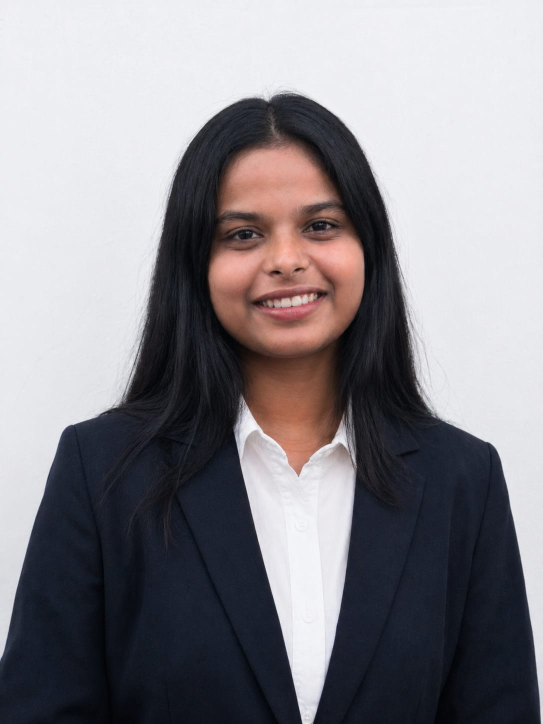
#> input picture Prelab/sample.jpeg, 1086 x 1448 px, found by its file name (shown at 1/2 size)
$ jupyter execute Practical2_MV_CM23004.ipynb   (shell and % lines are left out)
#> lines starting #> are read from the running program, lines starting #| are printed output that depends on the picture; after the words box and inside, x2 and y2 are one past the last pixel; in counts of white or black regions, pixels touching at a corner belong together
<a href="https://colab.research.google.com/github/kanchan874/Machine_vision/blob/main/Practical2_MV_CM23004.ipynb" target="_parent"></a>

[cell 1]
import cv2
import numpy as np
import matplotlib.pyplot as plt
from google.colab import files

[cell 2]
uploaded = files.upload()
#> the answer given: sample.jpeg

[cell 3]
filename = list(uploaded.keys())[0]

img = cv2.imread(filename)
#> img is the input picture: shape (1448, 1086, 3); mean B, G, R 139, 133.9, 136.7
img = cv2.cvtColor(img, cv2.COLOR_BGR2RGB)

plt.figure(figsize=(6,6))
plt.imshow(img)
plt.title("Original Image")
plt.axis("off")
plt.show()

[cell 4]
scaled = cv2.resize(img, None, fx=1.5, fy=1.5)

plt.figure(figsize=(6,6))
plt.imshow(scaled)
plt.title("Scaled Image (1.5x)")
plt.axis("off")
plt.show()

[cell 5]
h, w = img.shape[:2]
#> h = 1448; w = 1086

center = (w//2, h//2)
#> center = (543, 724)

rotation_matrix = cv2.getRotationMatrix2D(center, 30, 1)

rotated = cv2.warpAffine(img, rotation_matrix, (w, h))
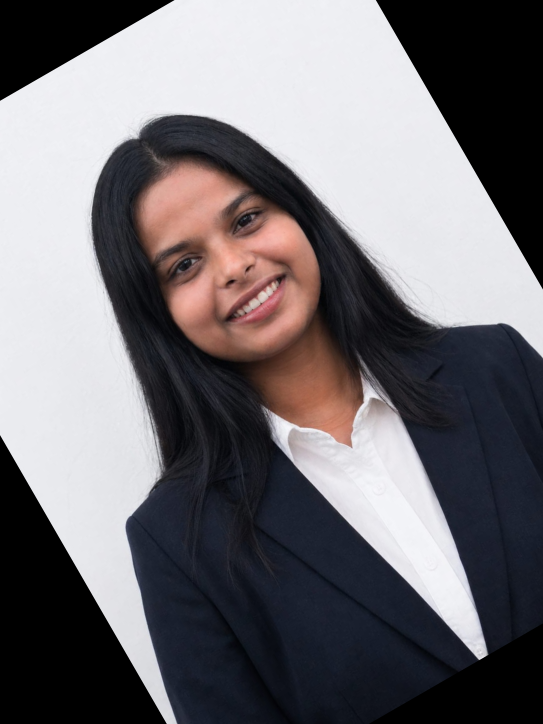
#> rotated: shape (1448, 1086, 3) (shown at 1/2 size); mean R, G, B 112.7, 109.6, 113.6

plt.figure(figsize=(6,6))
plt.imshow(rotated)
plt.title("Rotated Image (30°)")
plt.axis("off")
plt.show()

[cell 6]
rows, cols = img.shape[:2]
#> rows = 1448; cols = 1086

pts1 = np.float32([[300,150],
                   [900,200],
                   [350,700]])

pts2 = np.float32([[250,200],
                   [950,150],
                   [450,750]])

matrix = cv2.getAffineTransform(pts1, pts2)

affine = cv2.warpAffine(img, matrix, (cols, rows))
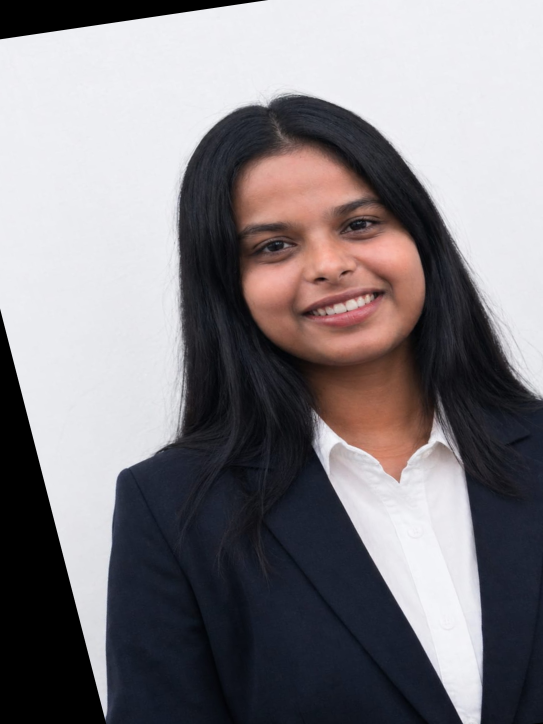
#> affine: shape (1448, 1086, 3) (shown at 1/2 size); mean R, G, B 130.3, 126.3, 130.3

plt.figure(figsize=(6,6))
plt.imshow(affine)
plt.title("Affine Transformation")
plt.axis("off")
plt.show()

[cell 7]
gray = cv2.cvtColor(img, cv2.COLOR_RGB2GRAY)
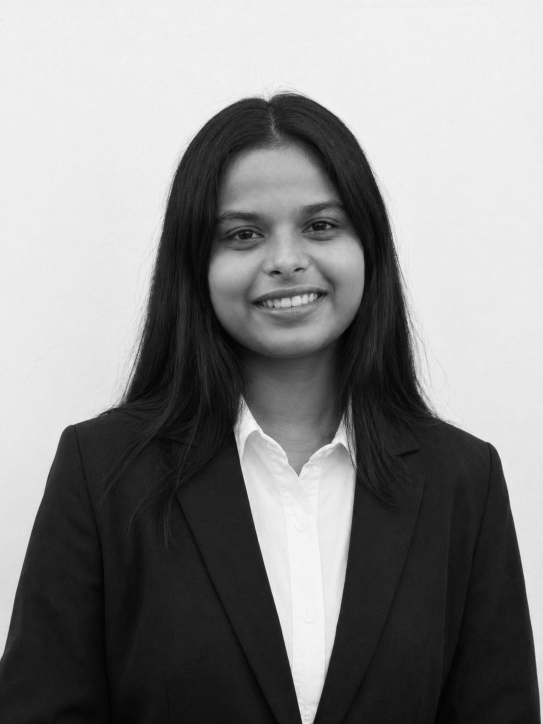
#> gray: shape (1448, 1086) (shown at 1/2 size); min 1, max 250, mean 135.3

plt.imshow(gray, cmap="gray")
plt.title("Gray Image")
plt.axis("off")
plt.show()

[cell 8]
_, thresh = cv2.threshold(gray, 180, 255, cv2.THRESH_BINARY_INV)
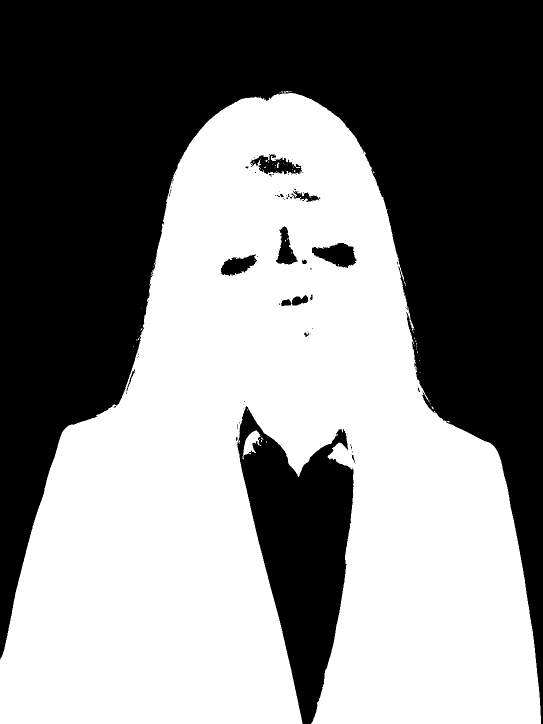
#> thresh: shape (1448, 1086) (shown at 1/2 size); 51.8% white; 77 black regions (60 under 20 px), largest, box (x1, y1, x2, y2) and area: (0, 0, 1086, 1448) 671305, (474, 812, 707, 1448) 76500, (624, 486, 713, 536) 2754

plt.figure(figsize=(6,6))
plt.imshow(thresh, cmap='gray')
plt.title("Threshold Image")
plt.axis("off")
plt.show()

[cell 9]
kernel = np.ones((5,5), np.uint8)

thresh = cv2.morphologyEx(thresh,
                          cv2.MORPH_CLOSE,
                          kernel)
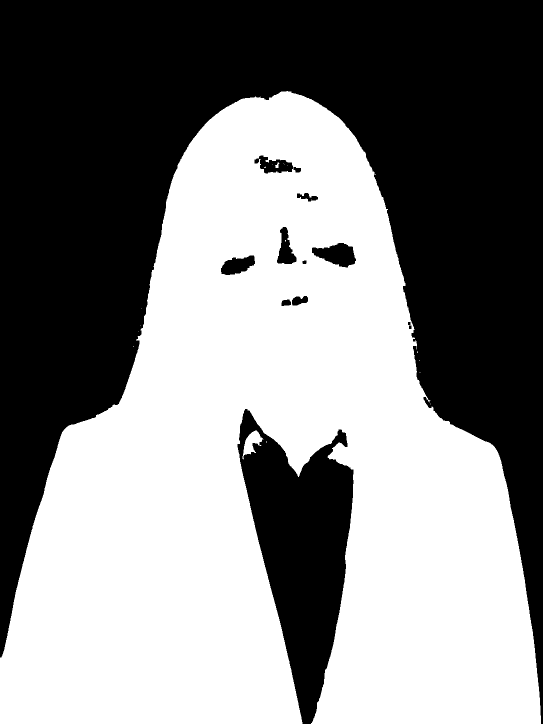
#> thresh: shape (1448, 1086) (shown at 1/2 size); 52% white; 13 black regions

plt.figure(figsize=(6,6))
plt.imshow(thresh,cmap='gray')
plt.title("Noise Removed")
plt.axis("off")
plt.show()

[cell 10]
contours, _ = cv2.findContours(thresh,
                               cv2.RETR_EXTERNAL,
                               cv2.CHAIN_APPROX_SIMPLE)
#> contours = 11 contours, 9 with area under 20; largest, box (x1, y1, x2, y2) and area: (0, 182, 1082, 1448) 821940, (485, 861, 527, 919) 964

largest = max(contours, key=cv2.contourArea)
#> largest = contour of 2076 points, box (x1, y1, x2, y2) (0, 182, 1082, 1448), area 821940

x, y, w, h = cv2.boundingRect(largest)
#> x = 0; y = 182; w = 1082; h = 1266

output = img.copy()

cv2.rectangle(output,
              (x,y),
              (x+w,y+h),
              (255,0,0),
              5)
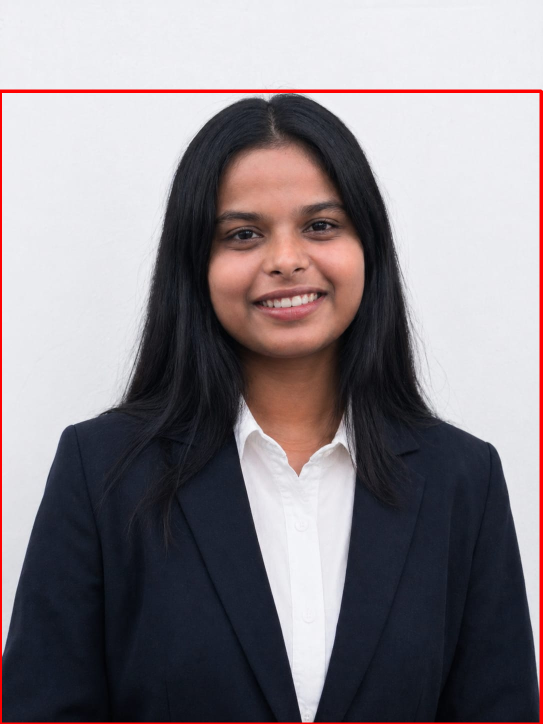
#> output: shape (1448, 1086, 3) (shown at 1/2 size); mean R, G, B 137.6, 130.8, 135.8

plt.figure(figsize=(7,7))
plt.imshow(output)
plt.title("Detected Smartphone")
plt.axis("off")
plt.show()

[cell 11]
print("Width in Pixels :", w)
#| Width in Pixels : 1082
print("Height in Pixels:", h)
#| Height in Pixels: 1266

area = w*h
#> area = 1369812

print("Bounding Box Area:", area, "pixels")
#| Bounding Box Area: 1369812 pixels

[cell 12]
pixel_to_mm = 0.10

width_mm = w * pixel_to_mm
#> width_mm = 108.2
height_mm = h * pixel_to_mm
#> height_mm = 126.6

print("Estimated Width :", round(width_mm,2),"mm")
#| Estimated Width : 108.2 mm
print("Estimated Height:", round(height_mm,2),"mm")
#| Estimated Height: 126.6 mm

[cell 13]
fig, ax = plt.subplots(2,3, figsize=(16,10))

ax[0,0].imshow(img)
ax[0,0].set_title("Original")

ax[0,1].imshow(scaled)
ax[0,1].set_title("Scaled")

ax[0,2].imshow(rotated)
ax[0,2].set_title("Rotated")

ax[1,0].imshow(affine)
ax[1,0].set_title("Affine")

ax[1,1].imshow(thresh,cmap='gray')
ax[1,1].set_title("Threshold")

ax[1,2].imshow(output)
ax[1,2].set_title("Measurement")

for a in ax.ravel():
    a.axis("off")

plt.tight_layout()
plt.show()
